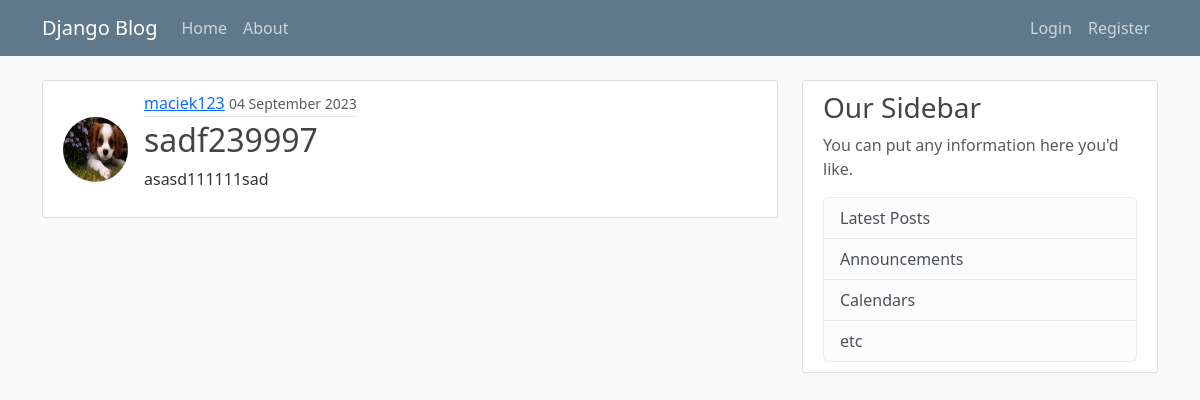
Screenshot of /post/12/ with the database file from the repository.
### blog/models.py (models this page shows, shortened)
class Post(models.Model):
    title = models.CharField(max_length=100)
    content = models.TextField()
    date_posted = models.DateTimeField(default=timezone.now)
    author = models.ForeignKey(User, on_delete=models.CASCADE)

### users/models.py (models this page shows, shortened)
class Profile(models.Model):
    user = models.OneToOneField(User, on_delete=models.CASCADE)
    image = models.ImageField(default="default.png", upload_to="profile_pics")

### blog/views.py (the view)
# urls.py: path("post/<int:pk>/", v.PostDetailView.as_view(), name="post-detail"),
class PostDetailView(DetailView):
    model = Post
    context_object_name = "post"

### blog/templates/blog/post_detail.html (shortened to what this page needs)
{% extends 'blog/base.html' %} {% block content %}
<article class="media content-section d-flex">
  <img
    src="{{ post.author.profile.image.url }}"
    alt=""
    class="rounded-circle article-img align-self-center"
  />
  <div class="media-body">
    <div class="article-metadata">
      <a class="mr-2" href="{% url 'user-profile' post.author.username %}">{{ post.author }}</a>
      <small class="text-muted">{{ post.date_posted|date:'d F Y' }}</small>
    </div>
    <h2 class="article-title">{{ post.title }}</h2>
    <p class="article-content">{{ post.content }}</p>
  </div>
</article>
{% endblock %}

### blog/static/blog/css/main.css (style rules this page uses)
body { background: #fafafa; color: #333333; margin-top: 5rem; }
h1, h2, h3, h4, h5, h6 { color: #444444; }
.content-section { background: #ffffff; padding: 10px 20px; border: 1px solid #dddddd; border-radius: 3px; margin-bottom: 20px; }
.article-title { color: #444444; }
.article-content { white-space: pre-line; }
.article-img { height: 65px; width: 65px; margin-right: 16px; }
.article-metadata { padding-bottom: 1px; margin-bottom: 4px; border-bottom: 1px solid #e3e3e3; }

### rows the page displays
Post: author.profile.image (picture), author "maciek123", date_posted "04 September 2023", title "sadf239997", content "asasd111111sad"
